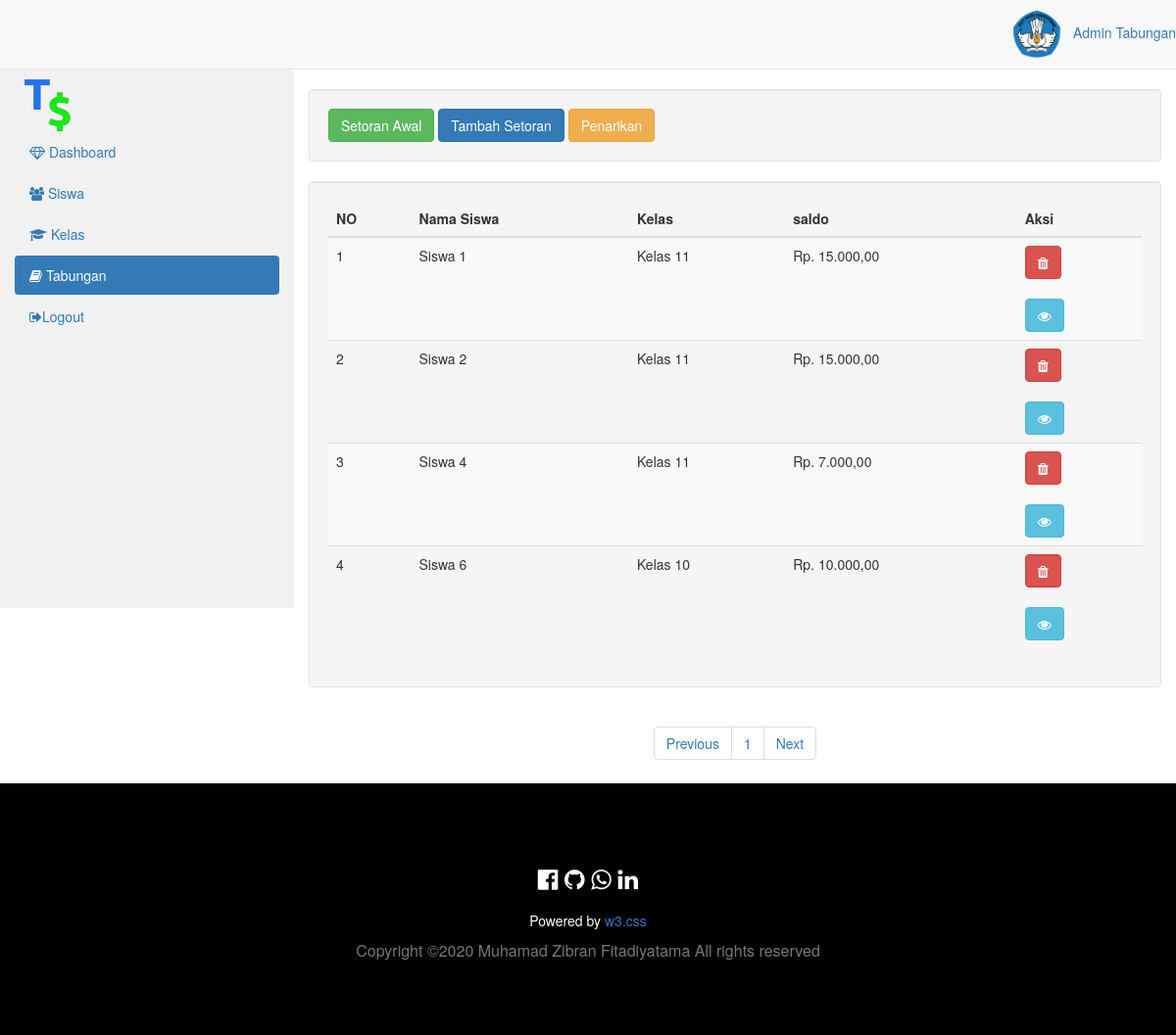
The page /admin/index.php?m=tabungan&s=awal (signed in) on the database its author committed.
### tables this page shows
CREATE TABLE `tb_tabungan` (
  `id_tabungan` int(50) NOT NULL,
  `id_siswa` text NOT NULL,
  `nama` text NOT NULL,
  `kelas` text NOT NULL,
  `tanggal` text NOT NULL,
  `setoran` int(11) NOT NULL,
  `penarikan` int(11) NOT NULL,
  `saldo` int(11) NOT NULL
);

### admin/fungsi/fungsi.php (called while the page is built, shortened)
<?php
$servername = "localhost";
$database = "tabungan_siswa";
$username = "root";
$password = "";
$koneksi = mysqli_connect($servername, $username, $password, $database);
function url(){
	return $url = "//localhost/tabungan-siswa/";
}
function summon_admin(){
global $koneksi;
$id = $_SESSION['idtabsis'];
return $query = mysqli_query($koneksi, "SELECT * FROM tb_admin WHERE id = '$id'");
}
function rupiah($angka){
	$hasil = "Rp. ". number_format($angka,2,',','.');
	return $hasil;
}
 ?>

### admin/modul/tabungan/paging.php (the view, shortened to what this page needs)
<?php
global $koneksi;
$batas = 5;
$halaman = isset($_GET['halaman']) ? (int)$_GET['halaman'] : 1;
$halaman_awal = ($halaman>1) ? ($halaman * $batas) - $batas : 0;
$data = mysqli_query($koneksi, "SELECT * FROM tb_tabungan");
$jumlah_data = mysqli_num_rows($data);
$total_halaman = ceil($jumlah_data / $batas);
$data_tabungan = mysqli_query($koneksi, "SELECT * FROM tb_tabungan LIMIT $halaman_awal, $batas");
foreach ($data_tabungan as $tab):
  ?>
     <tr>
                              <td><?= $i++;?></td>
                              <td><?=  $tab['nama'];?></td>
                              <td><?=  $tab['kelas'];?></td>
                             <td><?=rupiah($tab['saldo']);?></td>
                              <td>
                              <div data-toggle="modal" data-target="#hapus-admin<?= $tab['id_tabungan'] ?>">
                              <button type="button" class="btn btn-danger datapotensi" data-toggle="tooltip" title="Hapus">
                              <i class="fa fa-trash"></i>
                              </button>
                              </div>
                    <br>
                  <div data-toggle="modal" data-target="#edit-siswa<?= $tab['id_tabungan'] ?>">
                  <button type="button" class="btn btn-info datapotensi" data-toggle="tooltip" title="Edit">
                    <i class="fa fa-eye"></i>
                  </button>
                </div>
                              </td>
                              </tr>
                            <?php endforeach; ?>

### admin/modul/tabungan/title.php (shortened to what this page needs)
<?php
require 'fungsi/fungsi.php';
foreach (summon_admin() as $adm):
 ?>
<!DOCTYPE html>
<html lang="en">
<head>
<link rel="stylesheet" href="<?= url() ?>vendors/css/w3.css">
<link rel="stylesheet" href="<?= url() ?>vendors/css/font-awesome.min.css">
<link rel="stylesheet" type="text/css" href="<?= url() ?>vendors/css/bootstrap.min.css">
</head>
<body>
<nav class="navbar navbar-default navbar-static-top" role="navigation" style="margin-bottom: 0">
        <ul class="nav navbar-top-links navbar-right">
            <li class="dropdown">
              <a class="dropdown-toggle" data-toggle="dropdown" href="#">
               <img src="img/admin/<?= $adm['foto'];?>" height="50"> </i> <?php echo $adm['nama']; ?>
              </a>
            </li>
          </ul>
      </nav>
<div class="container-fluid">
  <div class="row content">
    <div class="col-sm-3 sidenav hidden-xs">
      <img src="<?= url() ?>vendors/img/icon2big.png">
      <ul class="nav nav-pills nav-stacked">
        <li><a href="index.php?m=awal"><i class="fa fa-diamond" aria-hidden="true"></i>
Dashboard</a></li>
        <li><a href="index.php?m=siswa&s=awal"><i class="fa fa-users" aria-hidden="true"></i>
Siswa</a></li>
        <li><a href="index.php?m=kelas&s=awal"><i class="fa fa-graduation-cap" aria-hidden="true"></i>
Kelas</a></li>
        <li class="active"><a href="index.php?m=tabungan&s=awal"><i class="fa fa-book" aria-hidden="true"></i>
Tabungan</a></li>
        <li><a href="logout.php"><i class="fa fa-sign-out" aria-hidden="true"></i>Logout</a></li>
      </ul><br>
    </div>
    <br>
    <div class="col-sm-9">
      <div class="well">
<a href="index.php?m=tabungan&s=setoran_awal"><button type="button" class="btn btn-success" value="">Setoran Awal</button></a>
<a href="index.php?m=tabungan&s=tambah_setoran"><button type="button" class="btn btn-primary" value="">Tambah Setoran</button></a>
<a href="index.php?m=tabungan&s=penarikan"><button type="button" class="btn btn-warning">
  Penarikan
</button></a>
      </div>
       <div class="row">
        <div class="col-sm-12">
          <div class="well">
             <div class="table-responsive table--no-card m-b-30">
                <table class="table table-borderless table-striped table-earning">
                  <thead>
                    <tr>
                        <th>NO</th>
                        <th>Nama Siswa</th>
                        <th>Kelas</th>
                        <th>saldo</th>
                        <th>Aksi</th>
                    </tr>
                  </thead>
                <tbody>
                    <?php
                      $i = 1;
                      include 'paging.php';
                     ?>
                </tbody>
                    </table>
                        </div>
          </div>
           <center><ul class="pagination justify-content-center">
                <li class="page-item">
                    <a class="page-link" <?php if($halaman > 1){ echo "href='?m=tabungan&s=awal&halaman=$previous'"; } ?>>Previous</a>
                </li>
                <?php
                for($x=1;$x<=$total_halaman;$x++){
                    ?>
                    <li class="page-item"><a class="page-link" href="?m=tabungan&s=awal&halaman=<?php echo $x ?>"><?php echo $x; ?></a></li>
                    <?php
                }
                ?>
                <li class="page-item">
                    <a  class="page-link" <?php if($halaman < $total_halaman) { echo "href='?m=tabungan&s=awal&halaman=$next'"; } ?>>Next</a>
                </li>
            </ul>
              </center>
        </div>
      </div>
    </div>
  </div>
</div>
<footer class="w3-center w3-black w3-padding-64">
  <div class="w3-xlarge w3-section">
    <i class="fa fa-facebook-official w3-hover-opacity" data-toggle="modal" data-target="#exampleModalCenterFB"></i>
    <i class="fa fa-github w3-hover-opacity" data-toggle="modal" data-target="#exampleModalCenterGIT"></i>
    <i class="fa fa-whatsapp w3-hover-opacity" data-toggle="modal" data-target="#exampleModalCenterWA"></i>
    <i class="fa fa-linkedin w3-hover-opacity" data-toggle="modal" data-target="#exampleModalCenterLIN"></i>
  </div>
  <p>Powered by <a href="https://www.w3schools.com/w3css/default.asp" title="W3.CSS" target="_blank" class="w3-hover-text-green">w3.css</a></p>
  <p class="text-muted" style="font-size: 16px;">Copyright &copy;<script>document.write(new Date().getFullYear());</script> Muhamad Zibran Fitadiyatama All rights reserved</p>
</footer>
  <script src="<?= url() ?>vendors/js/bootstrap.min.js"></script> </body>
</html>
<?php endforeach; ?>

### admin/modul/tabungan/title.php (style rules this page uses)
.row.content { height: 550px }
.sidenav { background-color: #f1f1f1; height: 100%; }

### rows shown on the page
tb_tabungan: nama "Siswa 1", kelas "Kelas 11", saldo "Rp. 15.000,00"
tb_tabungan: nama "Siswa 2", kelas "Kelas 11", saldo "Rp. 15.000,00"
tb_tabungan: nama "Siswa 4", kelas "Kelas 11", saldo "Rp. 7.000,00"
tb_tabungan: nama "Siswa 6", kelas "Kelas 10", saldo "Rp. 10.000,00"

### other values the page prints
$adm['nama'] "Admin Tabungan"
